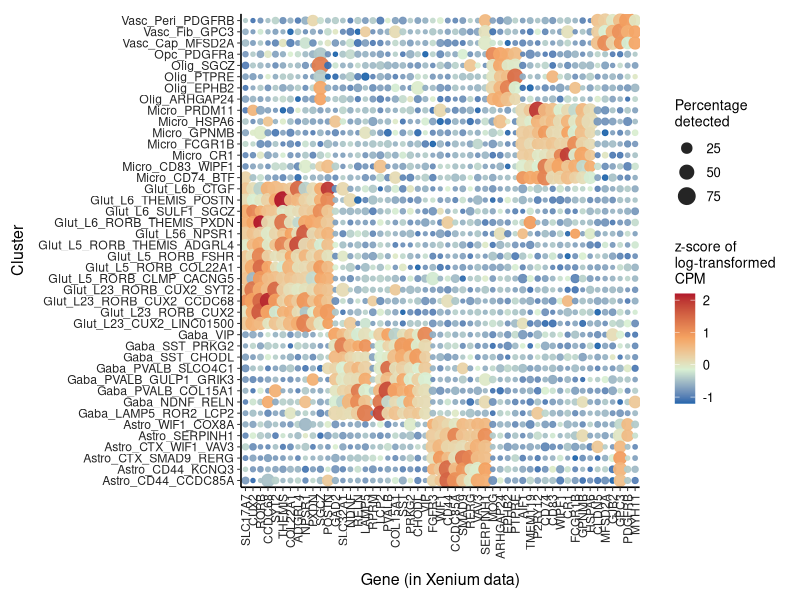
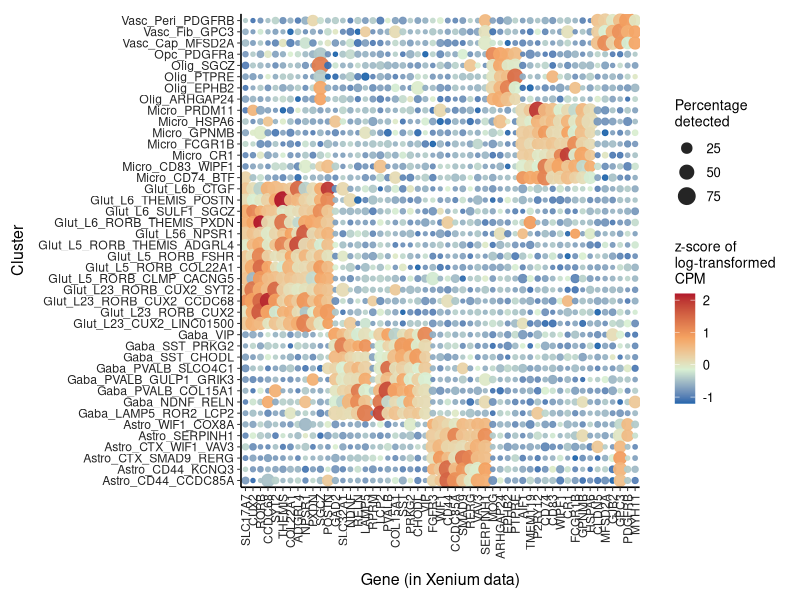

R code for these plots, in order:
## ---- chunk 1
knitr::opts_chunk$set(
  echo = TRUE,
  warning = FALSE,
  message = FALSE,
  fig.align = "center",
  fig.retina = 2
)

library(dplyr)
library(ggplot2)
library(tibble)

set.seed(1031)
## ---- chunk 2
clusters <- c(
  "Vasc_Peri_PDGFRB", "Vasc_Fib_GPC3", "Vasc_Cap_MFSD2A",
  "Opc_PDGFRa", "Olig_SGCZ", "Olig_PTPRE", "Olig_EPHB2", "Olig_ARHGAP24",
  "Micro_PRDM11", "Micro_HSPA6", "Micro_GPNMB", "Micro_FCGR1B",
  "Micro_CR1", "Micro_CD83_WIPF1", "Micro_CD74_BTF",
  "Glut_L6b_CTGF", "Glut_L6_THEMIS_POSTN", "Glut_L6_SULF1_SGCZ",
  "Glut_L6_RORB_THEMIS_PXDN", "Glut_L56_NPSR1",
  "Glut_L5_RORB_THEMIS_ADGRL4", "Glut_L5_RORB_FSHR",
  "Glut_L5_RORB_COL22A1", "Glut_L5_RORB_CLMP_CACNG5",
  "Glut_L23_RORB_CUX2_SYT2", "Glut_L23_RORB_CUX2_CCDC68",
  "Glut_L23_RORB_CUX2", "Glut_L23_CUX2_LINC01500",
  "Gaba_VIP", "Gaba_SST_PRKG2", "Gaba_SST_CHODL",
  "Gaba_PVALB_SLCO4C1", "Gaba_PVALB_GULP1_GRIK3",
  "Gaba_PVALB_COL15A1", "Gaba_NDNF_RELN", "Gaba_LAMP5_ROR2_LCP2",
  "Astro_WIF1_COX8A", "Astro_SERPINH1", "Astro_CTX_WIF1_VAV3",
  "Astro_CTX_SMAD9_RERG", "Astro_CD44_KCNQ3", "Astro_CD44_CCDC85A"
)

genes <- c(
  "SLC17A7", "CUX2", "RORB", "CCDC68", "SYT2", "THEMIS", "COL22A1",
  "ADGRL4", "NPSR1", "PXDN", "SGCZ", "POSTN", "GAD2", "SLC32A1",
  "NDNF", "RELN", "LAMP5", "RPRM", "LCP2", "PVALB", "COL15A1",
  "SST", "PRKG2", "CHODL", "VIP", "FGFR3", "WIF1", "CD44", "CCDC85A",
  "SMAD9", "RERG", "VAV3", "SERPINH1", "MOG", "ARHGAP24", "EPHB2",
  "PTPRE", "AIF1", "TMEM119", "P2RY12", "CD74", "CD83", "WIPF1",
  "CR1", "FCGR1B", "GPNMB", "HSPA6", "CLDN5", "MFSD2A", "GJB2",
  "GPC3", "PDGFRB", "MYH11"
)

category_markers <- list(
  Vasc = c("CLDN5", "MFSD2A", "GJB2", "GPC3", "PDGFRB", "MYH11", "SERPINH1"),
  Opc = c("MOG", "EPHB2", "PTPRE", "SGCZ", "ARHGAP24"),
  Olig = c("MOG", "EPHB2", "PTPRE", "SGCZ", "ARHGAP24"),
  Micro = c("AIF1", "TMEM119", "P2RY12", "CD74", "CD83", "WIPF1", "CR1", "FCGR1B", "GPNMB", "HSPA6"),
  Glut = c("SLC17A7", "CUX2", "RORB", "CCDC68", "SYT2", "THEMIS", "COL22A1", "ADGRL4", "NPSR1", "PXDN", "SGCZ", "POSTN"),
  Gaba = c("GAD2", "SLC32A1", "NDNF", "RELN", "LAMP5", "LCP2", "PVALB", "COL15A1", "SST", "PRKG2", "CHODL", "VIP"),
  Astro = c("FGFR3", "WIF1", "CD44", "CCDC85A", "SMAD9", "RERG", "VAV3", "SERPINH1", "GPC3")
)

dot_data <- as_tibble(expand.grid(
  cluster = clusters,
  gene = genes,
  stringsAsFactors = FALSE
)) %>%
  mutate(category = sub("_.*", "", cluster))

dot_data$is_category_marker <- mapply(
  function(category, gene) gene %in% category_markers[[category]],
  dot_data$category,
  dot_data$gene
)

dot_data$is_cluster_marker <- mapply(
  function(cluster, gene) {
    grepl(paste0("(^|_)", toupper(gene), "($|_)"), toupper(cluster))
  },
  dot_data$cluster,
  dot_data$gene
)

off_target_hotspot <- runif(nrow(dot_data)) < 0.035

dot_data <- dot_data %>%
  mutate(
    z_score = rnorm(n(), -0.62, 0.24) +
      if_else(is_category_marker, rnorm(n(), 0.95, 0.24), 0) +
      if_else(is_cluster_marker, rnorm(n(), 0.72, 0.20), 0) +
      if_else(off_target_hotspot, runif(n(), 0.50, 1.15), 0),
    percentage_detected = 2 + rbeta(n(), 1.25, 8.5) * 24 +
      if_else(is_category_marker, runif(n(), 20, 43), 0) +
      if_else(is_cluster_marker, runif(n(), 18, 30), 0) +
      if_else(off_target_hotspot, runif(n(), 15, 36), 0),
    z_score = pmin(2.2, pmax(-1.2, z_score)),
    percentage_detected = pmin(82, pmax(1, percentage_detected)),
    cluster = factor(cluster, levels = rev(clusters)),
    gene = factor(gene, levels = genes)
  ) %>%
  select(cluster, gene, percentage_detected, z_score, category)

write.csv(dot_data, "synthetic_marker_expression.csv", row.names = FALSE)

dot_data
## ---- chunk 3
gradient_colours <- c("#2166AC", "#D9F0D3", "#F4A261", "#B2182B")
gradient_values <- scales::rescale(c(-1.2, -0.15, 0.85, 2.2))

p <- ggplot(
  dot_data,
  aes(x = gene, y = cluster, size = percentage_detected, colour = z_score)
) +
  geom_point(alpha = 0.94) +
  scale_size_continuous(
    name = "Percentage\ndetected",
    range = c(0.25, 5.6),
    limits = c(0, 82),
    breaks = c(25, 50, 75)
  ) +
  scale_colour_gradientn(
    name = "z-score of\nlog-transformed\nCPM",
    colours = gradient_colours,
    values = gradient_values,
    limits = c(-1.2, 2.2),
    breaks = c(-1, 0, 1, 2),
    oob = scales::squish
  ) +
  guides(
    size = guide_legend(
      order = 1,
      override.aes = list(colour = "#252525", alpha = 1)
    ),
    colour = guide_colourbar(
      order = 2,
      barheight = unit(28, "mm"),
      barwidth = unit(5.2, "mm"),
      ticks = FALSE,
      frame.colour = NA
    )
  ) +
  labs(x = "Gene (in Xenium data)", y = "Cluster") +
  theme_classic(base_size = 11) +
  theme(
    axis.text.x = element_text(
      angle = 90, hjust = 1, vjust = 0.5,
      size = 8.7, colour = "#252525"
    ),
    axis.text.y = element_text(size = 8.8, colour = "#252525"),
    axis.title.x = element_text(size = 11.5, margin = margin(t = 10)),
    axis.title.y = element_text(size = 11.5, margin = margin(r = 8)),
    axis.ticks = element_line(linewidth = 0.35),
    axis.line = element_line(linewidth = 0.55),
    legend.position = "right",
    legend.box = "vertical",
    legend.box.spacing = unit(7, "mm"),
    legend.title = element_text(size = 10.2, lineheight = 0.95),
    legend.text = element_text(size = 9.4),
    plot.margin = margin(10, 12, 8, 8),
    plot.background = element_rect(fill = "white", colour = NA),
    panel.background = element_rect(fill = "white", colour = NA)
  )

ggsave(
  "single_cell_marker_dotplot.png",
  plot = p,
  width = 18.5,
  height = 10.4,
  dpi = 320,
  bg = "white"
)

p
